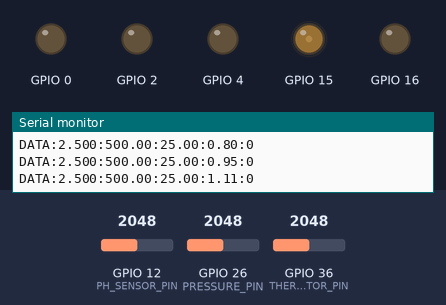
Recording of a sketch running on a simulated ESP32. Parts: output pins drawn as LEDs (lit = HIGH), the last lines printed to the serial monitor. Inputs (shaded band) come from the test bench; at power-on: GPIO 36 (THERMISTOR_PIN) = 2048, GPIO 26 (PRESSURE_PIN) = 2048, GPIO 12 (PH_SENSOR_PIN) = 2048 (analog values on the 0–4095 scale).

Above: at 2.8 s.
2.9 s: GPIO 36 (THERMISTOR_PIN) set to 1228
At 4.06 s:
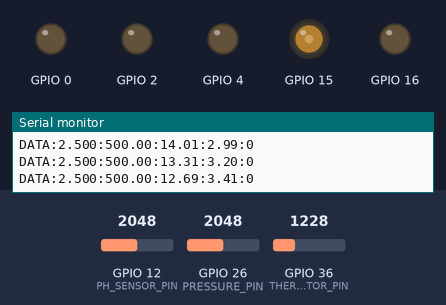
5.9 s: GPIO 26 (PRESSURE_PIN) set to 491
At 6.05 s:
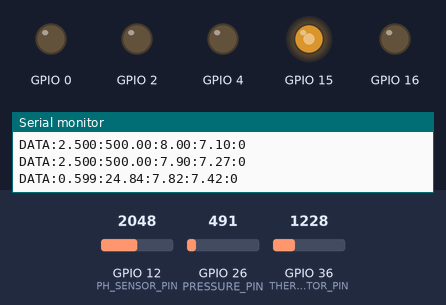
8.9 s: GPIO 36 (THERMISTOR_PIN) set to 4095
At 9.09 s:
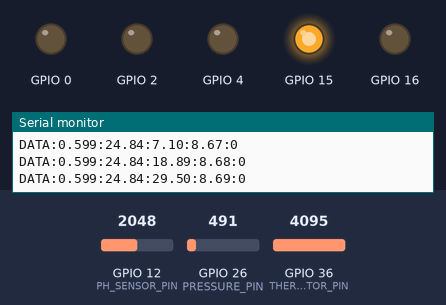
11.9 s: GPIO 36 (THERMISTOR_PIN) set to 3603
Timing chart, 0 to 31.8 s (numbered marks = the images above; inputs shaded):
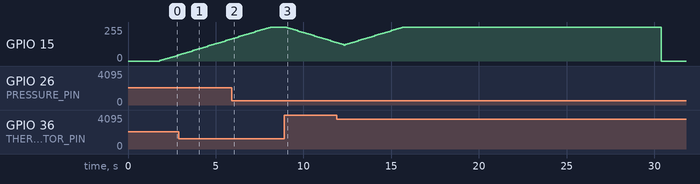

Measured:
- after the input at 8.9 s, GPIO 15: moves from 255/255 to 137/255 over 2.8 s, starting after 0.14 s

The sketch:

thermoSenseA.ino
```cpp
// thermoSenseA.ino

#include "pins.h"
#include "pressure_sensor.h"
#include "thermistor.h"
#include "serial_handler.h"
#include "heater_control.h"
#include "ph_sensor.h"

// Create thermistor instance
Thermistor thermistor(THERMISTOR_PIN);

// Create a global pH sensor instance
PHSensor phSensor(PH_SENSOR_PIN, 0.00); // Use your calibration offset if needed

// More balanced PID values:
// - Moderate Kp for reasonable response
// - Much lower Ki to prevent integral windup
// - Higher Kd to brake earlier
HeaterControl heater(15, 12.0f, 0.1f, 6.0f);

void setup() {
    initializePins();
    initializeADC();
    initializeSerial();

    // More smoothing to reduce oscillations
    thermistor.setSmoothing(0.1f);

    // Configure heater parameters
    heater.setTemperatures(80.0f, 100.0f);
    heater.setStabilizationTime(20.0f);  // Longer stabilization time
    heater.setStabilizationThreshold(2.0f);  // Wider threshold to prevent oscillation

    // More conservative limits
    heater.setMaxRate(40.0f);     // Slower changes
    heater.setIntegralLimit(30.0f);  // Less integral accumulation
}

void loop() {
    static unsigned long lastReadTime = 0;
    const unsigned long READ_INTERVAL = 100;

    if (millis() - lastReadTime < READ_INTERVAL) {
        delay(1);
        return;
    }

    if (!checkSerialConnection()) {
        return;
    }

    float voltage = readPressureSensor();
    float pressure = convertToPressure(voltage);
    float temperature = thermistor.readTemperature();
    float pH = phSensor.readPH();

    heater.update(temperature);

    // Use updated sendSensorData function
    int currentHeaterState = heater.getState();
    sendSensorData(voltage, pressure, temperature, pH, currentHeaterState);

    lastReadTime = millis();
}
```

constants.cpp
```cpp
// constants.cpp

#include "constants.h"

const float V_SUPPLY = 5.0f;
```

constants.h
```cpp
// constants.h

#ifndef CONSTANTS_H
#define CONSTANTS_H

#include <Arduino.h>

// Shared voltage constants
extern const float V_SUPPLY;

#endif
```

heater_control.h
```cpp
// heater_control.h
#ifndef HEATER_CONTROL_H
#define HEATER_CONTROL_H

#include "pid_controller.h"

class HeaterControl {
public:
    enum State {
        HEATING,
        COOLING,
        STABILIZING
    };

private:
    PIDController pid;
    State currentState;
    int heaterPin;
    float highTemp;
    float lowTemp;
    float stabilizationTime;  // Time to maintain temperature before switching
    unsigned long stateStartTime;
    float stabilizationThreshold;  // How close to target temp before starting stabilization timer

public:
    HeaterControl(int pin, float kp, float ki, float kd)
        : pid(kp, ki, kd, 0, 255),  // PWM range is 0-255
          currentState(HEATING),
          heaterPin(pin),
          highTemp(60.0f),
          lowTemp(25.0f),
          stabilizationTime(10000),  // 10 seconds default
          stateStartTime(0),
          stabilizationThreshold(2.0f)  // Within 2°C of target
    {
        pinMode(heaterPin, OUTPUT);
        analogWrite(heaterPin, 0);
    }

    void update(float currentTemp) {
        float targetTemp;
        unsigned long currentTime = millis();

        switch (currentState) {
            case HEATING:
                targetTemp = highTemp;
                pid.setSetpoint(targetTemp);
                if (abs(currentTemp - targetTemp) <= stabilizationThreshold) {
                    currentState = STABILIZING;
                    stateStartTime = currentTime;
                }
                break;

            case COOLING:
                targetTemp = lowTemp;
                pid.setSetpoint(targetTemp);
                if (abs(currentTemp - targetTemp) <= stabilizationThreshold) {
                    currentState = STABILIZING;
                    stateStartTime = currentTime;
                }
                break;

            case STABILIZING:
                if (currentTime - stateStartTime >= stabilizationTime) {
                    // Switch between heating and cooling
                    currentState = (pid.getSetpoint() == highTemp) ? COOLING : HEATING;
                    pid.reset();  // Reset PID when changing direction
                }
                break;
        }

        // Calculate and apply PWM output
        float output = pid.compute(currentTemp);

        // If we're cooling, turn off the heater
        if (currentState == COOLING) {
            output = 0;
        }

        analogWrite(heaterPin, (int)output);
    }

    State getState() const {
        return currentState;
    }

    void setTemperatures(float low, float high) {
        lowTemp = low;
        highTemp = high;
    }

    void setStabilizationTime(float seconds) {
        stabilizationTime = seconds * 1000;  // Convert to milliseconds
    }

    void setStabilizationThreshold(float threshold) {
        stabilizationThreshold = threshold;
    }

    // Add the new methods to pass through to PID controller
    void setMaxRate(float rate) {
        pid.setMaxRate(rate);
    }

    void setIntegralLimit(float limit) {
        pid.setIntegralLimit(limit);
    }
};

#endif
```

moving_average.h
```cpp
// moving_average.h
#ifndef MOVING_AVERAGE_H
#define MOVING_AVERAGE_H

template<typename T, size_t N>
class MovingAverage {
private:
    T values[N];
    size_t index = 0;
    size_t count = 0;
    T sum = 0;

    // Exponential smoothing coefficient (0 to 1)
    // Lower alpha means more smoothing
    float alpha = 0.2;
    T lastExponentialAvg = 0;
    bool firstExp = true;

public:
    MovingAverage() {
        reset();
    }

    void reset() {
        index = 0;
        count = 0;
        sum = 0;
        firstExp = true;
        for (size_t i = 0; i < N; i++) {
            values[i] = 0;
        }
    }

    // Simple moving average
    T addSample(T value) {
        // Subtract oldest value if buffer is full
        if (count == N) {
            sum -= values[index];
        } else {
            count++;
        }

        // Add new value
        values[index] = value;
        sum += value;

        // Update index
        index = (index + 1) % N;

        // Return average
        return sum / count;
    }

    // Exponential moving average
    T addSampleExp(T value) {
        if (firstExp) {
            lastExponentialAvg = value;
            firstExp = false;
            return value;
        }

        // Exponential moving average formula:
        // avg = α * current + (1 - α) * lastAvg
        lastExponentialAvg = alpha * value + (1 - alpha) * lastExponentialAvg;
        return lastExponentialAvg;
    }

    // Set exponential smoothing factor
    void setAlpha(float newAlpha) {
        if (newAlpha >= 0 && newAlpha <= 1) {
            alpha = newAlpha;
        }
    }

    // Get current average without adding new sample
    T getCurrentAverage() const {
        if (count == 0) return 0;
        return sum / count;
    }

    T getCurrentExpAverage() const {
        return lastExponentialAvg;
    }
};

#endif // MOVING_AVERAGE_H
```

ph_sensor.cpp
```cpp
// ph_sensor.cpp
#include "ph_sensor.h"

float PHSensor::readPH() {
    // Add new reading to array
    pHArray[pHArrayIndex++] = analogRead(pin);
    if (pHArrayIndex == arrayLength) pHArrayIndex = 0;

    // Calculate voltage from averaged readings
    float voltage = averageArray(pHArray, arrayLength) * V_SUPPLY / 4096.0f;

    // Convert voltage to pH value
    // The formula 3.5*voltage is based on your sample code
    // You may need to adjust this based on your specific pH probe calibration
    float currentPH = 3.5f * voltage + offset;

    // Bound pH value to realistic range
    if (currentPH < 0.0f) currentPH = 0.0f;
    if (currentPH > 14.0f) currentPH = 14.0f;

    // Apply exponential smoothing
    if (firstReading) {
        lastValue = currentPH;
        firstReading = false;
        return currentPH;
    }

    // Exponential smoothing formula
    float smoothedPH = alpha * currentPH + (1 - alpha) * lastValue;
    lastValue = smoothedPH;

    return smoothedPH;
}

float PHSensor::averageArray(int* arr, int number) {
    if (number <= 0) return 0;

    if (number < 5) {
        // For small arrays, simple average
        long amount = 0;
        for (int i = 0; i < number; i++) {
            amount += arr[i];
        }
        return (float)amount / number;
    } else {
        // For larger arrays, discard min and max values
        int min, max;
        long amount = 0;

        if (arr[0] < arr[1]) {
            min = arr[0]; max = arr[1];
        } else {
            min = arr[1]; max = arr[0];
        }

        for (int i = 2; i < number; i++) {
            if (arr[i] < min) {
                amount += min;
                min = arr[i];
            } else if (arr[i] > max) {
                amount += max;
                max = arr[i];
            } else {
                amount += arr[i];
            }
        }

        return (float)amount / (number - 2);
    }
}

void PHSensor::setSmoothing(float newAlpha) {
    if (newAlpha >= 0.0f && newAlpha <= 1.0f) {
        alpha = newAlpha;
    }
}

void PHSensor::setOffset(float newOffset) {
    offset = newOffset;
}
```

ph_sensor.h
```cpp
// ph_sensor.h
#ifndef PH_SENSOR_H
#define PH_SENSOR_H

#include <Arduino.h>
#include "constants.h"

class PHSensor {
private:
    const int pin;
    const int arrayLength = 40;
    int pHArray[40];
    int pHArrayIndex = 0;
    float offset;
    float lastValue;
    bool firstReading;
    float alpha;

    // Helper function for averaging readings
    float averageArray(int* arr, int number);

public:
    PHSensor(int pin_number, float calib_offset = 0.00)
        : pin(pin_number),
          offset(calib_offset),
          lastValue(7.0),
          firstReading(true),
          alpha(0.1f) {
        // Initialize pH array
        for (int i = 0; i < arrayLength; i++) {
            pHArray[i] = 0;
        }
    }

    float readPH();
    void setSmoothing(float newAlpha);
    void setOffset(float newOffset);
};

#endif // PH_SENSOR_H
```

pid_controller.h
```cpp
// pid_controller.h
#ifndef PID_CONTROLLER_H
#define PID_CONTROLLER_H

class PIDController {
private:
    float kp, ki, kd;
    float setpoint;
    float lastError;
    float integral;
    float lastOutput;
    unsigned long lastTime;
    float minOutput;
    float maxOutput;
    float maxRate;        // Maximum change per second
    float integralLimit;  // Anti-windup limit

public:
    PIDController(float p, float i, float d, float min, float max)
        : kp(p), ki(i), kd(d), setpoint(0), lastError(0), integral(0),
          lastOutput(0), lastTime(0), minOutput(min), maxOutput(max),
          maxRate(50.0f), integralLimit(30.0f) {}

    void setSetpoint(float sp) {
        if (sp != setpoint) {
            integral = 0;  // Reset integral term on setpoint change
            lastError = 0;
            lastTime = 0;  // Force derivative term to reset
        }
        setpoint = sp;
    }

    float compute(float input) {
        unsigned long now = millis();
        float deltaTime = (now - lastTime) / 1000.0f; // Convert to seconds

        // On first call, initialize and return minimum output
        if (lastTime == 0) {
            lastTime = now;
            lastOutput = minOutput;
            return minOutput;
        }

        float error = setpoint - input;

        // Proportional term
        float P = kp * error;

        // Integral term with anti-windup
        integral += error * deltaTime;
        // Limit integral term
        if (integral > integralLimit) integral = integralLimit;
        if (integral < -integralLimit) integral = -integralLimit;
        float I = ki * integral;

        // Derivative term on measurement (not error) for smoother response
        float dInput = deltaTime > 0 ? (input - lastError) / deltaTime : 0;
        float D = -kd * dInput;  // Negative because we want derivative of measurement

        // Calculate output
        float output = P + I + D;

        // Rate limiting
        float rate = (output - lastOutput) / deltaTime;
        if (rate > maxRate) {
            output = lastOutput + maxRate * deltaTime;
        } else if (rate < -maxRate) {
            output = lastOutput - maxRate * deltaTime;
        }

        // Clamp output to limits
        if (output > maxOutput) {
            output = maxOutput;
            // Anti-windup - only integrate error if not saturated
            integral -= error * deltaTime;
        }
        if (output < minOutput) {
            output = minOutput;
            // Anti-windup - only integrate error if not saturated
            integral -= error * deltaTime;
        }

        // Store values for next iteration
        lastError = input;  // Store input for derivative term
        lastOutput = output;
        lastTime = now;

        return output;
    }

    void setMaxRate(float rate) {
        maxRate = rate > 0 ? rate : 50.0f;
    }

    void setIntegralLimit(float limit) {
        integralLimit = limit > 0 ? limit : 30.0f;
    }

    float getSetpoint() {
        return setpoint;
    }

    void reset() {
        integral = 0;
        lastError = 0;
        lastTime = 0;
        lastOutput = minOutput;
    }
};

#endif
```

pressure_sensor.cpp
```cpp
// pressure_sensor.cpp
#include "pressure_sensor.h"
#include "pins.h"

// Remove V_SUPPLY from here since it's now in constants.cpp
const float V_MIN = 0.5f;
const float V_MAX = 4.5f;
const float P_MAX = 100.0f;

float readPressureSensor() {
    const int NUM_SAMPLES = 10;
    long pressure_sum = 0;

    for(int i = 0; i < NUM_SAMPLES; i++) {
        pressure_sum += analogRead(PRESSURE_PIN);
        delayMicroseconds(100);
    }

    float rawValue = static_cast<float>(pressure_sum) / NUM_SAMPLES;
    float voltage = (rawValue * V_SUPPLY) / 4096.0f;  // V_SUPPLY comes from constants.h

    // Add bounds checking for voltage
    if (voltage < V_MIN) voltage = V_MIN;
    if (voltage > V_MAX) voltage = V_MAX;

    return voltage;
}

float convertToPressure(float voltage) {
    float pressure = (((voltage - V_MIN) * P_MAX) / (V_MAX - V_MIN)) * 10.0f;

    // Bound pressure
    if (pressure < 0.0f) pressure = 0.0f;
    if (pressure > P_MAX * 10.0f) pressure = P_MAX * 10.0f;

    return pressure;
}
```

pressure_sensor.h
```cpp
// pressure_sensor.h

#ifndef PRESSURE_SENSOR_H
#define PRESSURE_SENSOR_H

#include <Arduino.h>
#include "constants.h"  // Add this include

// PX3 Transducer Constants
extern const float V_MIN;
extern const float V_MAX;
extern const float P_MAX;

float readPressureSensor();
float convertToPressure(float voltage);

#endif
```

serial_handler.cpp
```cpp
// serial_handler.cpp

#include "serial_handler.h"

void initializeSerial() {
    delay(500);
    Serial.begin(115200);
    delay(1000);

    int timeout = 0;
    while (!Serial && timeout < 100) {
        delay(100);
        timeout++;
    }

    Serial.flush();
    Serial.println("ESP32 Starting...");
    delay(100);
    Serial.println("Setup Complete");
    Serial.println("Format: DATA:voltage:pressure:temperature");
}

bool checkSerialConnection() {
    if (!Serial) {
        delay(100);
        Serial.end();
        delay(100);
        Serial.begin(115200);
        delay(100);
        return false;
    }
    return true;
}

// serial_handler.cpp - Update the sendSensorData function
void sendSensorData(float voltage, float pressure, float temperature, float ph, int heaterState) {
    Serial.print("DATA:");
    Serial.print(voltage, 3);
    Serial.print(":");
    Serial.print(pressure, 2);
    Serial.print(":");
    Serial.print(temperature, 2);
    Serial.print(":");
    Serial.print(ph, 2);
    Serial.print(":");

    // Include heater state
    Serial.println(heaterState);
}
```

serial_handler.h
```cpp
// serial_handler.h

#ifndef SERIAL_HANDLER_H
#define SERIAL_HANDLER_H

#include <Arduino.h>

void initializeSerial();
bool checkSerialConnection();
void sendSensorData(float voltage, float pressure, float temperature, float ph, int heaterState);

#endif
```

thermistor.cpp
```cpp
// thermistor.cpp
#include "thermistor.h"
#include "pins.h"

const float THERMISTOR_R25 = 10000.0f;
const float THERMISTOR_BETA = 3950.0f;
const float SERIES_R = 10000.0f;
const float KELVIN_OFFSET = 273.15f;

float Thermistor::rawToTemp(float adcValue) {
    float voltage = (adcValue * V_SUPPLY) / 4096.0f;

    // Bound voltage
    if (voltage <= 0.0f) voltage = 0.001f;
    if (voltage > V_SUPPLY) voltage = V_SUPPLY;

    float thermistor_r = SERIES_R * ((V_SUPPLY / voltage) - 1);
    if (thermistor_r <= 0.0f) thermistor_r = 0.001f;

    float steinhart = log(thermistor_r / THERMISTOR_R25) / THERMISTOR_BETA;
    steinhart += 1.0f / (25.0f + KELVIN_OFFSET);
    float temp_c = (1.0f / steinhart) - KELVIN_OFFSET;

    // Bound temperature
    if (temp_c < -40.0f) temp_c = -40.0f;
    if (temp_c > 125.0f) temp_c = 125.0f;

    return temp_c;
}

float Thermistor::readTemperature() {
    const int NUM_SAMPLES = 10;
    float sum = 0;

    // Take multiple ADC samples
    for (int i = 0; i < NUM_SAMPLES; i++) {
        sum += analogRead(pin);
        delayMicroseconds(100);
    }

    // Calculate average ADC value
    float avgADC = sum / NUM_SAMPLES;

    // Convert to temperature
    float currentTemp = rawToTemp(avgADC);

    // Apply exponential smoothing
    if (firstReading) {
        lastValue = currentTemp;
        firstReading = false;
        return currentTemp;
    }

    // Exponential smoothing formula: output = α × input + (1 - α) × lastOutput
    float smoothedTemp = alpha * currentTemp + (1 - alpha) * lastValue;
    lastValue = smoothedTemp;

    return smoothedTemp;
}

void Thermistor::setSmoothing(float newAlpha) {
    if (newAlpha >= 0.0f && newAlpha <= 1.0f) {
        alpha = newAlpha;
    }
}
```

thermistor.h
```cpp
// thermistor.h
#ifndef THERMISTOR_H
#define THERMISTOR_H

#include <Arduino.h>
#include "constants.h"
#include "moving_average.h"

// Forward declarations
class MovingAverageFilter;

extern const float THERMISTOR_R25;
extern const float THERMISTOR_BETA;
extern const float SERIES_R;
extern const float KELVIN_OFFSET;

class Thermistor {
private:
    float rawToTemp(float adcValue);
    const int pin;
    float alpha;
    float lastValue;
    bool firstReading;

public:
    Thermistor(int pin_number) :
        pin(pin_number),
        alpha(0.1f),  // Smoothing factor (0.1 = more smoothing)
        lastValue(0),
        firstReading(true) {}

    float readTemperature();
    void setSmoothing(float newAlpha);
};

#endif // THERMISTOR_H
```

Source omitted: pins.cpp (566 bytes), pins.h (306 bytes)
